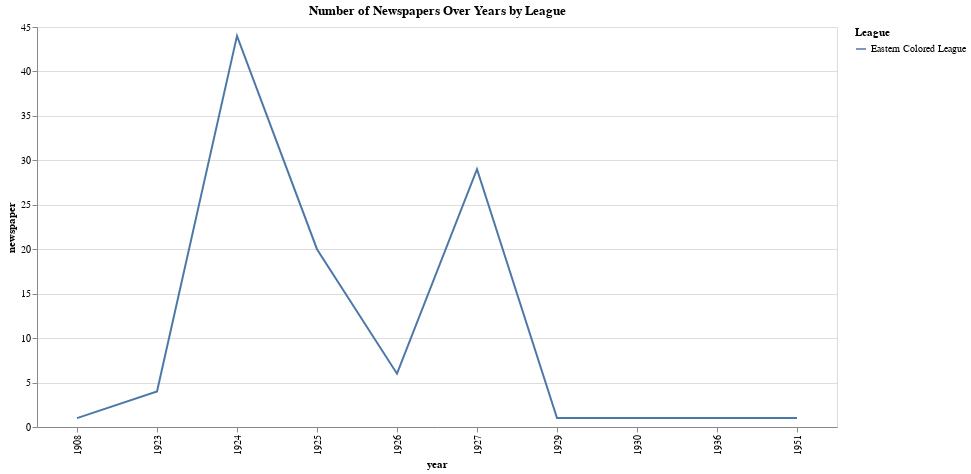

Here is the notebook cell this chart was saved with:
### Code cell
import altair as alt
import pandas as pd

# Combine all aggregated dataframes into one
df_combined = pd.concat([
    df_ecl_agg.assign(league='Eastern Colored League'),
    df_fl_agg.assign(league='Federal League'),
    df_nnl_agg.assign(league='Negro National League'),
    df_pl_agg.assign(league='Players League')
])

# Create a dropdown selection
dropdown = alt.binding_select(options=[
    'Eastern Colored League', 
    'Federal League', 
    'Negro National League', 
    'Players League'
], name='League: ')
selection = alt.param(name='LeagueSelector', bind=dropdown, value='Eastern Colored League')

# Add zoom and pan capability
zoom = alt.selection_interval(bind='scales')

# Create the chart
chart = alt.Chart(df_combined).mark_line().encode(
    x='year:O',
    y='newspaper:Q',
    color=alt.Color('league:N', legend=alt.Legend(title="League")),
    tooltip=['year', 'newspaper', 'league']
).add_params(
    zoom,  # Add zoom and pan capability
    selection  # Add dropdown parameter
).transform_filter(
    alt.datum.league == selection  # Filter rows based on dropdown selection
).properties(
    title='Number of Newspapers Over Years by League',
    width=800,
    height=400
)

chart

### Figure 1 — Vega-Lite specification as saved in the notebook (floating-point values rounded to 4 significant figures; data arrays with more than 128 entries replaced by an {"elided": "..."} marker saying what was removed)
{"config": {"view": {"continuousWidth": 300, "continuousHeight": 300}}, "data": {"name": "data-9af82ee69eb43c97c044a1c45f17213b"}, "mark": {"type": "line"}, "encoding": {"color": {"field": "league", "legend": {"title": "League"}, "type": "nominal"}, "tooltip": [{"field": "year", "type": "quantitative"}, {"field": "newspaper", "type": "quantitative"}, {"field": "league", "type": "nominal"}], "x": {"field": "year", "type": "ordinal"}, "y": {"field": "newspaper", "type": "quantitative"}}, "height": 400, "params": [{"name": "param_43", "select": {"type": "interval"}, "bind": "scales"}, {"name": "LeagueSelector", "bind": {"input": "select", "options": ["Eastern Colored League", "Federal League", "Negro National League", "Players League"], "name": "League: "}, "value": "Eastern Colored League"}], "title": "Number of Newspapers Over Years by League", "transform": [{"filter": "(datum.league === LeagueSelector)"}], "width": 800, "$schema": "https://vega.github.io/schema/vega-lite/v5.20.1.json", "datasets": {"data-9af82ee69eb43c97c044a1c45f17213b": {"elided": "172 records"}}}
